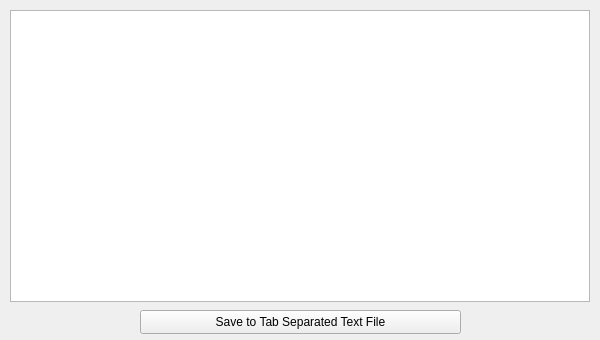
<?xml version="1.0" encoding="UTF-8"?>
<ui version="4.0">
 <class>BomDialog</class>
 <widget class="QDialog" name="BomDialog">
  <property name="geometry">
   <rect>
    <x>0</x>
    <y>0</y>
    <width>600</width>
    <height>340</height>
   </rect>
  </property>
  <property name="minimumSize">
   <size>
    <width>600</width>
    <height>340</height>
   </size>
  </property>
  <property name="maximumSize">
   <size>
    <width>600</width>
    <height>340</height>
   </size>
  </property>
  <property name="windowTitle">
   <string>Bill Of Materials</string>
  </property>
  <widget class="QTableWidget" name="tableWidget">
   <property name="geometry">
    <rect>
     <x>10</x>
     <y>10</y>
     <width>580</width>
     <height>292</height>
    </rect>
   </property>
   <property name="focusPolicy">
    <enum>Qt::NoFocus</enum>
   </property>
  </widget>
  <widget class="QPushButton" name="pushButton">
   <property name="geometry">
    <rect>
     <x>140</x>
     <y>310</y>
     <width>321</width>
     <height>24</height>
    </rect>
   </property>
   <property name="focusPolicy">
    <enum>Qt::NoFocus</enum>
   </property>
   <property name="text">
    <string>Save to Tab Separated Text File</string>
   </property>
  </widget>
 </widget>
 <resources/>
 <connections/>
</ui>
